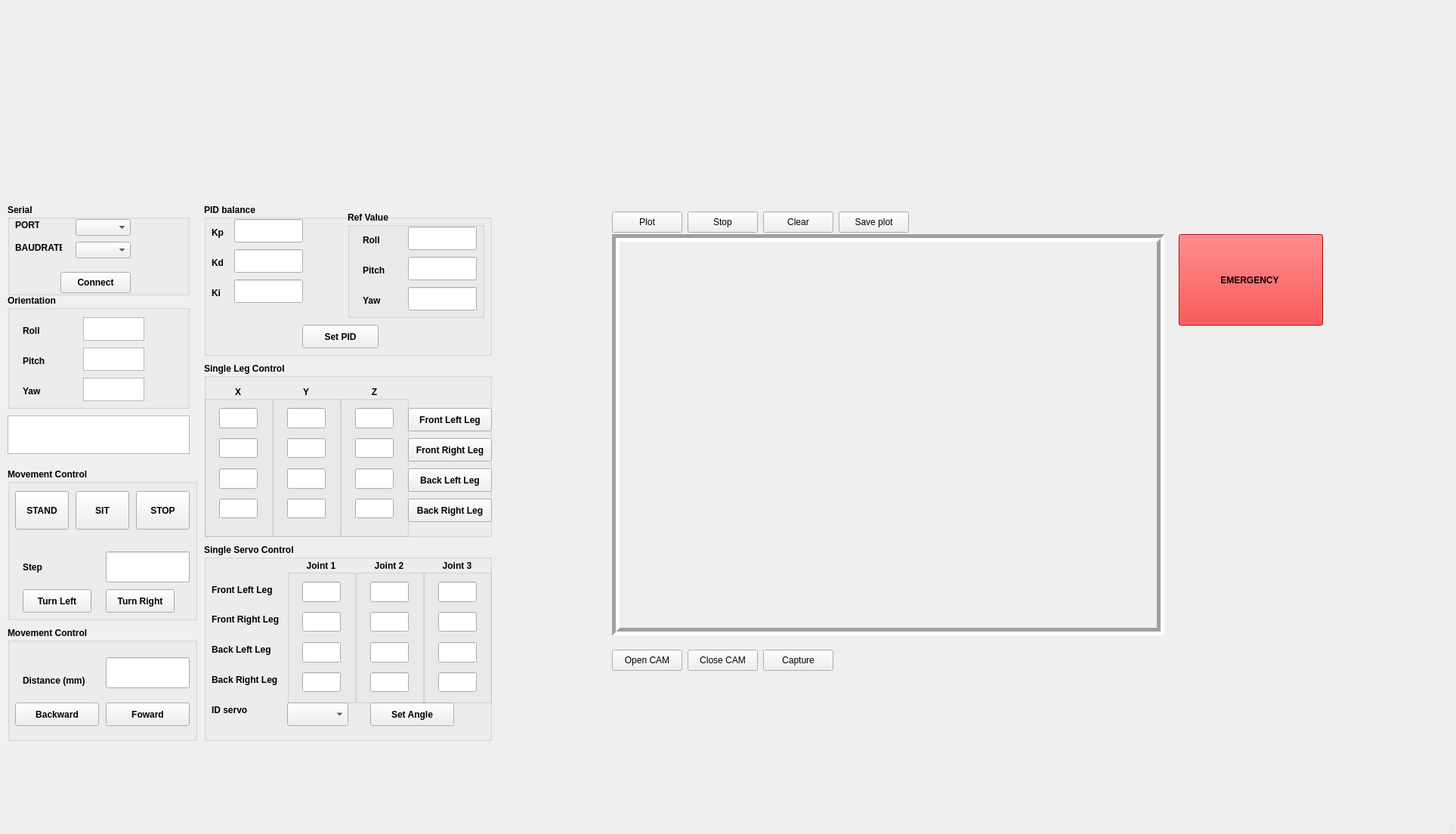
<?xml version="1.0" encoding="UTF-8"?>
<ui version="4.0">
 <class>MainWindow</class>
 <widget class="QMainWindow" name="MainWindow">
  <property name="geometry">
   <rect>
    <x>0</x>
    <y>0</y>
    <width>1927</width>
    <height>1104</height>
   </rect>
  </property>
  <property name="windowTitle">
   <string>MainWindow</string>
  </property>
  <widget class="QWidget" name="centralwidget">
   <widget class="QGroupBox" name="groupBox">
    <property name="geometry">
     <rect>
      <x>10</x>
      <y>270</y>
      <width>241</width>
      <height>121</height>
     </rect>
    </property>
    <property name="font">
     <font>
      <weight>75</weight>
      <bold>true</bold>
     </font>
    </property>
    <property name="styleSheet">
     <string notr="true"/>
    </property>
    <property name="title">
     <string>Serial</string>
    </property>
    <widget class="QLabel" name="label">
     <property name="geometry">
      <rect>
       <x>10</x>
       <y>20</y>
       <width>32</width>
       <height>16</height>
      </rect>
     </property>
     <property name="text">
      <string>PORT</string>
     </property>
    </widget>
    <widget class="QLabel" name="label_2">
     <property name="geometry">
      <rect>
       <x>10</x>
       <y>50</y>
       <width>62</width>
       <height>16</height>
      </rect>
     </property>
     <property name="text">
      <string>BAUDRATE</string>
     </property>
    </widget>
    <widget class="QPushButton" name="pushButton_connect">
     <property name="geometry">
      <rect>
       <x>70</x>
       <y>90</y>
       <width>93</width>
       <height>28</height>
      </rect>
     </property>
     <property name="text">
      <string>Connect</string>
     </property>
    </widget>
    <widget class="QComboBox" name="comboBox_port">
     <property name="geometry">
      <rect>
       <x>90</x>
       <y>20</y>
       <width>73</width>
       <height>22</height>
      </rect>
     </property>
    </widget>
    <widget class="QComboBox" name="comboBox_baudrate">
     <property name="geometry">
      <rect>
       <x>90</x>
       <y>50</y>
       <width>73</width>
       <height>22</height>
      </rect>
     </property>
    </widget>
   </widget>
   <widget class="QTextBrowser" name="receive_txt">
    <property name="geometry">
     <rect>
      <x>10</x>
      <y>550</y>
      <width>241</width>
      <height>51</height>
     </rect>
    </property>
   </widget>
   <widget class="QPushButton" name="plot_btn">
    <property name="geometry">
     <rect>
      <x>810</x>
      <y>280</y>
      <width>93</width>
      <height>28</height>
     </rect>
    </property>
    <property name="text">
     <string>Plot</string>
    </property>
   </widget>
   <widget class="QPushButton" name="stop_plot_btn">
    <property name="geometry">
     <rect>
      <x>1010</x>
      <y>280</y>
      <width>93</width>
      <height>28</height>
     </rect>
    </property>
    <property name="text">
     <string>Clear</string>
    </property>
   </widget>
   <widget class="QGroupBox" name="groupBox_3">
    <property name="geometry">
     <rect>
      <x>270</x>
      <y>270</y>
      <width>381</width>
      <height>201</height>
     </rect>
    </property>
    <property name="font">
     <font>
      <weight>75</weight>
      <bold>true</bold>
     </font>
    </property>
    <property name="title">
     <string>PID balance</string>
    </property>
    <widget class="QLabel" name="label_16">
     <property name="geometry">
      <rect>
       <x>10</x>
       <y>110</y>
       <width>55</width>
       <height>16</height>
      </rect>
     </property>
     <property name="text">
      <string>Ki</string>
     </property>
    </widget>
    <widget class="QLabel" name="label_17">
     <property name="geometry">
      <rect>
       <x>10</x>
       <y>30</y>
       <width>55</width>
       <height>16</height>
      </rect>
     </property>
     <property name="text">
      <string>Kp</string>
     </property>
    </widget>
    <widget class="QLabel" name="label_18">
     <property name="geometry">
      <rect>
       <x>10</x>
       <y>70</y>
       <width>55</width>
       <height>16</height>
      </rect>
     </property>
     <property name="text">
      <string>Kd</string>
     </property>
    </widget>
    <widget class="QPushButton" name="btn_setPID">
     <property name="geometry">
      <rect>
       <x>130</x>
       <y>160</y>
       <width>101</width>
       <height>31</height>
      </rect>
     </property>
     <property name="text">
      <string>Set PID</string>
     </property>
    </widget>
    <widget class="QGroupBox" name="groupBox_4">
     <property name="geometry">
      <rect>
       <x>190</x>
       <y>10</y>
       <width>181</width>
       <height>141</height>
      </rect>
     </property>
     <property name="title">
      <string>Ref Value</string>
     </property>
     <widget class="QLabel" name="label_13">
      <property name="geometry">
       <rect>
        <x>20</x>
        <y>70</y>
        <width>55</width>
        <height>16</height>
       </rect>
      </property>
      <property name="text">
       <string>Pitch</string>
      </property>
     </widget>
     <widget class="QLabel" name="label_12">
      <property name="geometry">
       <rect>
        <x>20</x>
        <y>30</y>
        <width>55</width>
        <height>16</height>
       </rect>
      </property>
      <property name="text">
       <string>Roll </string>
      </property>
     </widget>
     <widget class="QLineEdit" name="roll_ref">
      <property name="geometry">
       <rect>
        <x>80</x>
        <y>20</y>
        <width>91</width>
        <height>31</height>
       </rect>
      </property>
      <property name="text">
       <string/>
      </property>
     </widget>
     <widget class="QLineEdit" name="pitch_ref">
      <property name="geometry">
       <rect>
        <x>80</x>
        <y>60</y>
        <width>91</width>
        <height>31</height>
       </rect>
      </property>
      <property name="text">
       <string/>
      </property>
     </widget>
     <widget class="QLabel" name="label_20">
      <property name="geometry">
       <rect>
        <x>20</x>
        <y>110</y>
        <width>55</width>
        <height>16</height>
       </rect>
      </property>
      <property name="text">
       <string>Yaw</string>
      </property>
     </widget>
     <widget class="QLineEdit" name="yaw_ref">
      <property name="geometry">
       <rect>
        <x>80</x>
        <y>100</y>
        <width>91</width>
        <height>31</height>
       </rect>
      </property>
      <property name="text">
       <string/>
      </property>
     </widget>
    </widget>
    <widget class="QLineEdit" name="Ki">
     <property name="geometry">
      <rect>
       <x>40</x>
       <y>100</y>
       <width>91</width>
       <height>31</height>
      </rect>
     </property>
     <property name="text">
      <string/>
     </property>
    </widget>
    <widget class="QLineEdit" name="Kp">
     <property name="geometry">
      <rect>
       <x>40</x>
       <y>20</y>
       <width>91</width>
       <height>31</height>
      </rect>
     </property>
     <property name="text">
      <string/>
     </property>
    </widget>
    <widget class="QLineEdit" name="Kd">
     <property name="geometry">
      <rect>
       <x>40</x>
       <y>60</y>
       <width>91</width>
       <height>31</height>
      </rect>
     </property>
     <property name="text">
      <string/>
     </property>
    </widget>
   </widget>
   <widget class="QGroupBox" name="groupBox_2">
    <property name="geometry">
     <rect>
      <x>10</x>
      <y>390</y>
      <width>241</width>
      <height>151</height>
     </rect>
    </property>
    <property name="font">
     <font>
      <weight>75</weight>
      <bold>true</bold>
     </font>
    </property>
    <property name="title">
     <string>Orientation</string>
    </property>
    <widget class="QLabel" name="label_8">
     <property name="geometry">
      <rect>
       <x>20</x>
       <y>120</y>
       <width>55</width>
       <height>16</height>
      </rect>
     </property>
     <property name="text">
      <string>Yaw</string>
     </property>
    </widget>
    <widget class="QTextBrowser" name="roll_txt">
     <property name="geometry">
      <rect>
       <x>100</x>
       <y>30</y>
       <width>81</width>
       <height>31</height>
      </rect>
     </property>
    </widget>
    <widget class="QTextBrowser" name="yaw_txt">
     <property name="geometry">
      <rect>
       <x>100</x>
       <y>110</y>
       <width>81</width>
       <height>31</height>
      </rect>
     </property>
    </widget>
    <widget class="QTextBrowser" name="pitch_txt">
     <property name="geometry">
      <rect>
       <x>100</x>
       <y>70</y>
       <width>81</width>
       <height>31</height>
      </rect>
     </property>
    </widget>
    <widget class="QLabel" name="label_6">
     <property name="geometry">
      <rect>
       <x>20</x>
       <y>40</y>
       <width>55</width>
       <height>16</height>
      </rect>
     </property>
     <property name="text">
      <string>Roll</string>
     </property>
    </widget>
    <widget class="QLabel" name="label_7">
     <property name="geometry">
      <rect>
       <x>20</x>
       <y>80</y>
       <width>55</width>
       <height>16</height>
      </rect>
     </property>
     <property name="text">
      <string>Pitch</string>
     </property>
    </widget>
   </widget>
   <widget class="QGroupBox" name="groupBox_5">
    <property name="geometry">
     <rect>
      <x>270</x>
      <y>480</y>
      <width>381</width>
      <height>231</height>
     </rect>
    </property>
    <property name="font">
     <font>
      <weight>75</weight>
      <bold>true</bold>
     </font>
    </property>
    <property name="autoFillBackground">
     <bool>false</bool>
    </property>
    <property name="title">
     <string>Single Leg Control</string>
    </property>
    <widget class="QGroupBox" name="groupBox_8">
     <property name="geometry">
      <rect>
       <x>180</x>
       <y>30</y>
       <width>91</width>
       <height>201</height>
      </rect>
     </property>
     <property name="font">
      <font>
       <weight>75</weight>
       <bold>true</bold>
       <underline>false</underline>
      </font>
     </property>
     <property name="title">
      <string>Z</string>
     </property>
     <property name="alignment">
      <set>Qt::AlignCenter</set>
     </property>
     <widget class="QLineEdit" name="J3_BL">
      <property name="geometry">
       <rect>
        <x>20</x>
        <y>110</y>
        <width>51</width>
        <height>27</height>
       </rect>
      </property>
     </widget>
     <widget class="QLineEdit" name="J3_BR">
      <property name="geometry">
       <rect>
        <x>20</x>
        <y>150</y>
        <width>51</width>
        <height>26</height>
       </rect>
      </property>
     </widget>
     <widget class="QLineEdit" name="J3_FR">
      <property name="geometry">
       <rect>
        <x>20</x>
        <y>70</y>
        <width>51</width>
        <height>26</height>
       </rect>
      </property>
     </widget>
     <widget class="QLineEdit" name="J3_FL">
      <property name="geometry">
       <rect>
        <x>20</x>
        <y>30</y>
        <width>51</width>
        <height>27</height>
       </rect>
      </property>
     </widget>
    </widget>
    <widget class="QGroupBox" name="groupBox_6">
     <property name="geometry">
      <rect>
       <x>0</x>
       <y>30</y>
       <width>91</width>
       <height>201</height>
      </rect>
     </property>
     <property name="font">
      <font>
       <weight>75</weight>
       <bold>true</bold>
       <underline>false</underline>
      </font>
     </property>
     <property name="title">
      <string>X</string>
     </property>
     <property name="alignment">
      <set>Qt::AlignCenter</set>
     </property>
     <widget class="QLineEdit" name="J1_BL">
      <property name="geometry">
       <rect>
        <x>20</x>
        <y>110</y>
        <width>51</width>
        <height>27</height>
       </rect>
      </property>
     </widget>
     <widget class="QLineEdit" name="J1_FL">
      <property name="geometry">
       <rect>
        <x>20</x>
        <y>30</y>
        <width>51</width>
        <height>27</height>
       </rect>
      </property>
     </widget>
     <widget class="QLineEdit" name="J1_FR">
      <property name="geometry">
       <rect>
        <x>20</x>
        <y>70</y>
        <width>51</width>
        <height>26</height>
       </rect>
      </property>
     </widget>
     <widget class="QLineEdit" name="J1_BR">
      <property name="geometry">
       <rect>
        <x>20</x>
        <y>150</y>
        <width>51</width>
        <height>26</height>
       </rect>
      </property>
     </widget>
    </widget>
    <widget class="QGroupBox" name="groupBox_7">
     <property name="geometry">
      <rect>
       <x>90</x>
       <y>30</y>
       <width>91</width>
       <height>201</height>
      </rect>
     </property>
     <property name="font">
      <font>
       <weight>75</weight>
       <bold>true</bold>
       <underline>false</underline>
      </font>
     </property>
     <property name="title">
      <string>Y</string>
     </property>
     <property name="alignment">
      <set>Qt::AlignCenter</set>
     </property>
     <widget class="QLineEdit" name="J2_BR">
      <property name="geometry">
       <rect>
        <x>20</x>
        <y>150</y>
        <width>51</width>
        <height>26</height>
       </rect>
      </property>
     </widget>
     <widget class="QLineEdit" name="J2_BL">
      <property name="geometry">
       <rect>
        <x>20</x>
        <y>110</y>
        <width>51</width>
        <height>27</height>
       </rect>
      </property>
     </widget>
     <widget class="QLineEdit" name="J2_FL">
      <property name="geometry">
       <rect>
        <x>20</x>
        <y>30</y>
        <width>51</width>
        <height>27</height>
       </rect>
      </property>
     </widget>
     <widget class="QLineEdit" name="J2_FR">
      <property name="geometry">
       <rect>
        <x>20</x>
        <y>70</y>
        <width>51</width>
        <height>26</height>
       </rect>
      </property>
     </widget>
    </widget>
    <widget class="QPushButton" name="btn_FL">
     <property name="geometry">
      <rect>
       <x>270</x>
       <y>60</y>
       <width>111</width>
       <height>31</height>
      </rect>
     </property>
     <property name="font">
      <font>
       <weight>75</weight>
       <bold>true</bold>
      </font>
     </property>
     <property name="text">
      <string>Front Left Leg</string>
     </property>
    </widget>
    <widget class="QPushButton" name="btn_FR">
     <property name="geometry">
      <rect>
       <x>270</x>
       <y>100</y>
       <width>111</width>
       <height>31</height>
      </rect>
     </property>
     <property name="font">
      <font>
       <weight>75</weight>
       <bold>true</bold>
      </font>
     </property>
     <property name="text">
      <string>Front Right Leg</string>
     </property>
    </widget>
    <widget class="QPushButton" name="btn_BL">
     <property name="geometry">
      <rect>
       <x>270</x>
       <y>140</y>
       <width>111</width>
       <height>31</height>
      </rect>
     </property>
     <property name="font">
      <font>
       <weight>75</weight>
       <bold>true</bold>
      </font>
     </property>
     <property name="text">
      <string>Back Left Leg</string>
     </property>
    </widget>
    <widget class="QPushButton" name="btn_BR">
     <property name="geometry">
      <rect>
       <x>270</x>
       <y>180</y>
       <width>111</width>
       <height>31</height>
      </rect>
     </property>
     <property name="font">
      <font>
       <weight>75</weight>
       <bold>true</bold>
      </font>
     </property>
     <property name="text">
      <string>Back Right Leg</string>
     </property>
    </widget>
   </widget>
   <widget class="QGroupBox" name="groupBox_9">
    <property name="geometry">
     <rect>
      <x>10</x>
      <y>620</y>
      <width>251</width>
      <height>201</height>
     </rect>
    </property>
    <property name="font">
     <font>
      <weight>75</weight>
      <bold>true</bold>
     </font>
    </property>
    <property name="title">
     <string>Movement Control</string>
    </property>
    <widget class="QPushButton" name="btn_right">
     <property name="geometry">
      <rect>
       <x>130</x>
       <y>160</y>
       <width>91</width>
       <height>31</height>
      </rect>
     </property>
     <property name="font">
      <font>
       <weight>75</weight>
       <bold>true</bold>
      </font>
     </property>
     <property name="text">
      <string>Turn Right</string>
     </property>
    </widget>
    <widget class="QPushButton" name="btn_left">
     <property name="geometry">
      <rect>
       <x>20</x>
       <y>160</y>
       <width>91</width>
       <height>31</height>
      </rect>
     </property>
     <property name="font">
      <font>
       <weight>75</weight>
       <bold>true</bold>
      </font>
     </property>
     <property name="text">
      <string>Turn Left</string>
     </property>
    </widget>
    <widget class="QPushButton" name="btn_stand">
     <property name="geometry">
      <rect>
       <x>10</x>
       <y>30</y>
       <width>71</width>
       <height>51</height>
      </rect>
     </property>
     <property name="font">
      <font>
       <weight>75</weight>
       <bold>true</bold>
      </font>
     </property>
     <property name="text">
      <string>STAND</string>
     </property>
    </widget>
    <widget class="QPushButton" name="btn_sit">
     <property name="geometry">
      <rect>
       <x>90</x>
       <y>30</y>
       <width>71</width>
       <height>51</height>
      </rect>
     </property>
     <property name="font">
      <font>
       <weight>75</weight>
       <bold>true</bold>
      </font>
     </property>
     <property name="text">
      <string>SIT</string>
     </property>
    </widget>
    <widget class="QPushButton" name="btn_stop">
     <property name="geometry">
      <rect>
       <x>170</x>
       <y>30</y>
       <width>71</width>
       <height>51</height>
      </rect>
     </property>
     <property name="font">
      <font>
       <weight>75</weight>
       <bold>true</bold>
      </font>
     </property>
     <property name="text">
      <string>STOP</string>
     </property>
    </widget>
    <widget class="QLabel" name="label_21">
     <property name="geometry">
      <rect>
       <x>20</x>
       <y>120</y>
       <width>101</width>
       <height>21</height>
      </rect>
     </property>
     <property name="text">
      <string>Step</string>
     </property>
    </widget>
    <widget class="QLineEdit" name="step">
     <property name="geometry">
      <rect>
       <x>130</x>
       <y>110</y>
       <width>111</width>
       <height>41</height>
      </rect>
     </property>
     <property name="text">
      <string/>
     </property>
    </widget>
   </widget>
   <widget class="QGroupBox" name="groupBox_10">
    <property name="geometry">
     <rect>
      <x>270</x>
      <y>720</y>
      <width>381</width>
      <height>261</height>
     </rect>
    </property>
    <property name="font">
     <font>
      <weight>75</weight>
      <bold>true</bold>
     </font>
    </property>
    <property name="autoFillBackground">
     <bool>false</bool>
    </property>
    <property name="title">
     <string>Single Servo Control</string>
    </property>
    <widget class="QGroupBox" name="groupBox_11">
     <property name="geometry">
      <rect>
       <x>290</x>
       <y>20</y>
       <width>91</width>
       <height>191</height>
      </rect>
     </property>
     <property name="font">
      <font>
       <weight>75</weight>
       <bold>true</bold>
       <underline>false</underline>
      </font>
     </property>
     <property name="title">
      <string>Joint 3</string>
     </property>
     <property name="alignment">
      <set>Qt::AlignCenter</set>
     </property>
     <widget class="QLineEdit" name="J3_BL_SV">
      <property name="geometry">
       <rect>
        <x>20</x>
        <y>110</y>
        <width>51</width>
        <height>27</height>
       </rect>
      </property>
     </widget>
     <widget class="QLineEdit" name="J3_BR_SV">
      <property name="geometry">
       <rect>
        <x>20</x>
        <y>150</y>
        <width>51</width>
        <height>26</height>
       </rect>
      </property>
     </widget>
     <widget class="QLineEdit" name="J3_FR_SV">
      <property name="geometry">
       <rect>
        <x>20</x>
        <y>70</y>
        <width>51</width>
        <height>26</height>
       </rect>
      </property>
     </widget>
     <widget class="QLineEdit" name="J3_FL_SV">
      <property name="geometry">
       <rect>
        <x>20</x>
        <y>30</y>
        <width>51</width>
        <height>27</height>
       </rect>
      </property>
     </widget>
    </widget>
    <widget class="QGroupBox" name="groupBox_12">
     <property name="geometry">
      <rect>
       <x>110</x>
       <y>20</y>
       <width>91</width>
       <height>191</height>
      </rect>
     </property>
     <property name="font">
      <font>
       <weight>75</weight>
       <bold>true</bold>
       <underline>false</underline>
      </font>
     </property>
     <property name="title">
      <string>Joint 1</string>
     </property>
     <property name="alignment">
      <set>Qt::AlignCenter</set>
     </property>
     <widget class="QLineEdit" name="J1_BL_SV">
      <property name="geometry">
       <rect>
        <x>20</x>
        <y>110</y>
        <width>51</width>
        <height>27</height>
       </rect>
      </property>
     </widget>
     <widget class="QLineEdit" name="J1_FL_SV">
      <property name="geometry">
       <rect>
        <x>20</x>
        <y>30</y>
        <width>51</width>
        <height>27</height>
       </rect>
      </property>
     </widget>
     <widget class="QLineEdit" name="J1_FR_SV">
      <property name="geometry">
       <rect>
        <x>20</x>
        <y>70</y>
        <width>51</width>
        <height>26</height>
       </rect>
      </property>
     </widget>
     <widget class="QLineEdit" name="J1_BR_SV">
      <property name="geometry">
       <rect>
        <x>20</x>
        <y>150</y>
        <width>51</width>
        <height>26</height>
       </rect>
      </property>
     </widget>
    </widget>
    <widget class="QGroupBox" name="groupBox_13">
     <property name="geometry">
      <rect>
       <x>200</x>
       <y>20</y>
       <width>91</width>
       <height>191</height>
      </rect>
     </property>
     <property name="font">
      <font>
       <weight>75</weight>
       <bold>true</bold>
       <underline>false</underline>
      </font>
     </property>
     <property name="title">
      <string>Joint 2</string>
     </property>
     <property name="alignment">
      <set>Qt::AlignCenter</set>
     </property>
     <widget class="QLineEdit" name="J2_BR_SV">
      <property name="geometry">
       <rect>
        <x>20</x>
        <y>150</y>
        <width>51</width>
        <height>26</height>
       </rect>
      </property>
     </widget>
     <widget class="QLineEdit" name="J2_BL_SV">
      <property name="geometry">
       <rect>
        <x>20</x>
        <y>110</y>
        <width>51</width>
        <height>27</height>
       </rect>
      </property>
     </widget>
     <widget class="QLineEdit" name="J2_FL_SV">
      <property name="geometry">
       <rect>
        <x>20</x>
        <y>30</y>
        <width>51</width>
        <height>27</height>
       </rect>
      </property>
     </widget>
     <widget class="QLineEdit" name="J2_FR_SV">
      <property name="geometry">
       <rect>
        <x>20</x>
        <y>70</y>
        <width>51</width>
        <height>26</height>
       </rect>
      </property>
     </widget>
    </widget>
    <widget class="QLabel" name="label_9">
     <property name="geometry">
      <rect>
       <x>10</x>
       <y>50</y>
       <width>101</width>
       <height>21</height>
      </rect>
     </property>
     <property name="text">
      <string>Front Left Leg</string>
     </property>
    </widget>
    <widget class="QLabel" name="label_10">
     <property name="geometry">
      <rect>
       <x>10</x>
       <y>90</y>
       <width>101</width>
       <height>20</height>
      </rect>
     </property>
     <property name="text">
      <string>Front Right Leg</string>
     </property>
    </widget>
    <widget class="QLabel" name="label_11">
     <property name="geometry">
      <rect>
       <x>10</x>
       <y>130</y>
       <width>101</width>
       <height>20</height>
      </rect>
     </property>
     <property name="text">
      <string>Back Left Leg</string>
     </property>
    </widget>
    <widget class="QLabel" name="label_14">
     <property name="geometry">
      <rect>
       <x>10</x>
       <y>170</y>
       <width>101</width>
       <height>20</height>
      </rect>
     </property>
     <property name="text">
      <string>Back Right Leg</string>
     </property>
    </widget>
    <widget class="QPushButton" name="btn_Set_Angle">
     <property name="geometry">
      <rect>
       <x>220</x>
       <y>210</y>
       <width>111</width>
       <height>31</height>
      </rect>
     </property>
     <property name="font">
      <font>
       <weight>75</weight>
       <bold>true</bold>
      </font>
     </property>
     <property name="text">
      <string>Set Angle</string>
     </property>
    </widget>
    <widget class="QComboBox" name="combo_IDservo">
     <property name="geometry">
      <rect>
       <x>110</x>
       <y>210</y>
       <width>81</width>
       <height>31</height>
      </rect>
     </property>
    </widget>
    <widget class="QLabel" name="label_19">
     <property name="geometry">
      <rect>
       <x>10</x>
       <y>210</y>
       <width>101</width>
       <height>20</height>
      </rect>
     </property>
     <property name="text">
      <string>ID servo</string>
     </property>
    </widget>
   </widget>
   <widget class="QPushButton" name="btn_stop_2">
    <property name="geometry">
     <rect>
      <x>910</x>
      <y>280</y>
      <width>93</width>
      <height>28</height>
     </rect>
    </property>
    <property name="text">
     <string>Stop</string>
    </property>
   </widget>
   <widget class="QLabel" name="Camera">
    <property name="geometry">
     <rect>
      <x>810</x>
      <y>310</y>
      <width>731</width>
      <height>531</height>
     </rect>
    </property>
    <property name="frameShape">
     <enum>QFrame::Box</enum>
    </property>
    <property name="frameShadow">
     <enum>QFrame::Sunken</enum>
    </property>
    <property name="lineWidth">
     <number>5</number>
    </property>
    <property name="text">
     <string/>
    </property>
   </widget>
   <widget class="QPushButton" name="Start_camera_btn">
    <property name="geometry">
     <rect>
      <x>810</x>
      <y>860</y>
      <width>93</width>
      <height>28</height>
     </rect>
    </property>
    <property name="text">
     <string>Open CAM</string>
    </property>
   </widget>
   <widget class="QPushButton" name="btn_close_cam">
    <property name="geometry">
     <rect>
      <x>910</x>
      <y>860</y>
      <width>93</width>
      <height>28</height>
     </rect>
    </property>
    <property name="text">
     <string>Close CAM</string>
    </property>
   </widget>
   <widget class="QPushButton" name="btn_capture">
    <property name="geometry">
     <rect>
      <x>1010</x>
      <y>860</y>
      <width>93</width>
      <height>28</height>
     </rect>
    </property>
    <property name="text">
     <string>Capture</string>
    </property>
   </widget>
   <widget class="QPushButton" name="btn_save_plot">
    <property name="geometry">
     <rect>
      <x>1110</x>
      <y>280</y>
      <width>93</width>
      <height>28</height>
     </rect>
    </property>
    <property name="text">
     <string>Save plot</string>
    </property>
   </widget>
   <widget class="QGroupBox" name="groupBox_14">
    <property name="geometry">
     <rect>
      <x>10</x>
      <y>830</y>
      <width>251</width>
      <height>151</height>
     </rect>
    </property>
    <property name="font">
     <font>
      <weight>75</weight>
      <bold>true</bold>
     </font>
    </property>
    <property name="title">
     <string>Movement Control</string>
    </property>
    <widget class="QPushButton" name="btn_fw">
     <property name="geometry">
      <rect>
       <x>130</x>
       <y>100</y>
       <width>111</width>
       <height>31</height>
      </rect>
     </property>
     <property name="font">
      <font>
       <weight>75</weight>
       <bold>true</bold>
      </font>
     </property>
     <property name="text">
      <string>Foward</string>
     </property>
    </widget>
    <widget class="QPushButton" name="btn_bw">
     <property name="geometry">
      <rect>
       <x>10</x>
       <y>100</y>
       <width>111</width>
       <height>31</height>
      </rect>
     </property>
     <property name="font">
      <font>
       <weight>75</weight>
       <bold>true</bold>
      </font>
     </property>
     <property name="text">
      <string>Backward</string>
     </property>
    </widget>
    <widget class="QLineEdit" name="distance">
     <property name="geometry">
      <rect>
       <x>130</x>
       <y>40</y>
       <width>111</width>
       <height>41</height>
      </rect>
     </property>
     <property name="text">
      <string/>
     </property>
    </widget>
    <widget class="QLabel" name="label_15">
     <property name="geometry">
      <rect>
       <x>20</x>
       <y>60</y>
       <width>101</width>
       <height>21</height>
      </rect>
     </property>
     <property name="text">
      <string>Distance (mm)</string>
     </property>
    </widget>
   </widget>
   <widget class="QLabel" name="label_3">
    <property name="geometry">
     <rect>
      <x>660</x>
      <y>290</y>
      <width>131</width>
      <height>121</height>
     </rect>
    </property>
    <property name="text">
     <string/>
    </property>
    <property name="pixmap">
     <pixmap>../Ảnh_chèn_deoan/roll1.jpg</pixmap>
    </property>
    <property name="scaledContents">
     <bool>true</bool>
    </property>
   </widget>
   <widget class="QPushButton" name="pushButton">
    <property name="geometry">
     <rect>
      <x>1560</x>
      <y>310</y>
      <width>191</width>
      <height>121</height>
     </rect>
    </property>
    <property name="font">
     <font>
      <weight>75</weight>
      <bold>true</bold>
     </font>
    </property>
    <property name="styleSheet">
     <string notr="true">QPushButton{background-color:rgb(255, 0, 0)}</string>
    </property>
    <property name="text">
     <string>EMERGENCY </string>
    </property>
   </widget>
  </widget>
  <widget class="QMenuBar" name="menubar">
   <property name="geometry">
    <rect>
     <x>0</x>
     <y>0</y>
     <width>1927</width>
     <height>26</height>
    </rect>
   </property>
  </widget>
  <widget class="QStatusBar" name="statusbar"/>
 </widget>
 <resources/>
 <connections/>
</ui>
